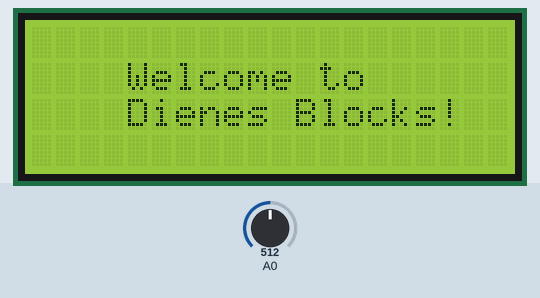
The sketch below on a simulated Arduino Uno, built with avr-gcc and run on an emulated ATmega328P. On the bench: 20×4 character LCD. The inputs (shaded band) are chosen by the test bench; at power-on: A0 = 512. What the sketch prints to the serial monitor is not drawn.

Above: at 0.1 s.
At 4.2 s:
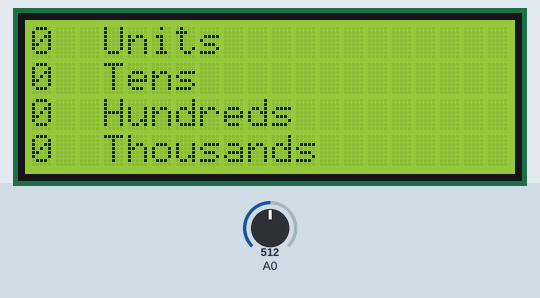
4.3 s: A0 set to 716
At 6.5 s:
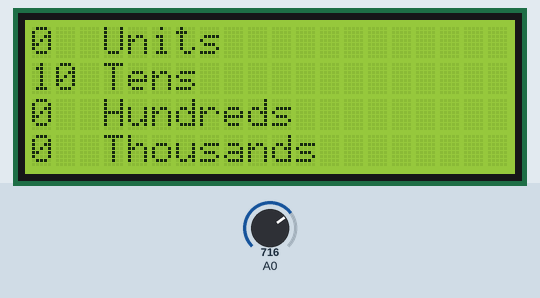
Timing chart, 0 to 8.0 s (numbered marks = the images above; inputs shaded):
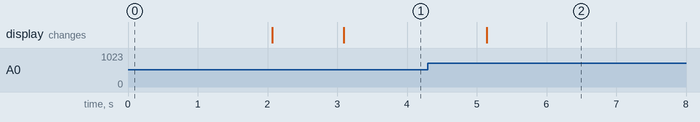

The sketch:

MUX8codeDigitalWrite.ino
```cpp
#include <LiquidCrystal.h>

LiquidCrystal lcd(8, 9, 10, 11, 12 , 13);

int S0 = 7;
int S1 = 6;
int S2 = 5;
int S3 = 4;

int muxValues[] = {0,0,0,0,0,0,0,0,0,0,0,0,0,0,0,0};
int muxThresholds[] = {0,0,0,0,0,0,0,0,0,0,0,0,0,0,0,0};//= {310,250,400,370,340,380,360,310,295,430};

// digital values to control 8 inputs
int d_bin[]={LOW,LOW,LOW,LOW,LOW,LOW,LOW,LOW,HIGH,HIGH,HIGH,HIGH,HIGH,HIGH,HIGH,HIGH};
int c_bin[]={LOW,LOW,LOW,LOW,HIGH,HIGH,HIGH,HIGH,LOW,LOW,LOW,LOW,HIGH,HIGH,HIGH,HIGH};
int b_bin[]={LOW,LOW,HIGH,HIGH,LOW,LOW,HIGH,HIGH,LOW,LOW,HIGH,HIGH,LOW,LOW,HIGH,HIGH};
int a_bin[]={LOW,HIGH,LOW,HIGH,LOW,HIGH,LOW,HIGH,LOW,HIGH,LOW,HIGH,LOW,HIGH,LOW,HIGH};

int i=0;
int a=0;
int a_val=0;
int b_val=0;
int c_val=0;
int d_val=0;


void setup()
{
 Serial.begin(9600);
 for (int a=4; a<8; a++)
  {
    pinMode(a, OUTPUT);
  }
  analogReference(EXTERNAL);

  lcd.begin(20,4);
  lcd.setCursor(4,1);  lcd.print("Welcome to");
  lcd.setCursor(4,2); lcd.print("Dienes Blocks!");
  delay(2000);
  lcd.clear();

  calibration();

}


void loop()
{

  for(i=0;i<=15;i++) {

    //select mux input
    a_val=a_bin[i];
    b_val=b_bin[i];
    c_val=c_bin[i];
    d_val=d_bin[i];

    digitalWrite(S0,a_val);
    digitalWrite(S1,b_val);
    digitalWrite(S2,c_val);
    digitalWrite(S3,d_val);


    muxValues[i] = analogRead(0);

  }


  a=0;
  if(muxValues[0] > muxThresholds[0]) a++;
  if(muxValues[1] > muxThresholds[1]) a++;
  if(muxValues[2] > muxThresholds[2]) a++;
  if(muxValues[3] > muxThresholds[3]) a++;
  if(muxValues[4] > muxThresholds[4]) a++;
  if(muxValues[5] > muxThresholds[5]) a++;
  if(muxValues[6] > muxThresholds[6]) a++;
  if(muxValues[7] > muxThresholds[7]) a++;
  if(muxValues[8] > muxThresholds[8]) a++;
  if(muxValues[9] > muxThresholds[9]) a++;

  lcd.clear();
  lcd.setCursor(0, 0); lcd.print("0"); lcd.setCursor(2, 0); lcd.print(" Units");

  lcd.setCursor(0, 1); lcd.print(a); lcd.setCursor(2, 1); lcd.print(" Tens");

  lcd.setCursor(0, 2); lcd.print("0"); lcd.setCursor(2, 2);lcd.print(" Hundreds");

  lcd.setCursor(0, 3); lcd.print("0"); lcd.setCursor(2, 3);lcd.print(" Thousands");

    Serial.print(" ");
    Serial.print("0"); Serial.print(" ");
    Serial.print(a); Serial.print(" ");
    Serial.print("0"); Serial.print(" ");
    Serial.println("0");


  //displayData();
  while((Serial.available() >0)){
    Serial.println(Serial.read());
  }
  Serial.println("-------------------------------------------------------------------");
delay(1000);


  //compare each input to threshold, if > increment counter

}

 void displayData()
// dumps captured data from array to serial monitor
{
  Serial.println();
  Serial.println("Values from multiplexer:");
  Serial.println("========================");
  for (int i = 0; i < 10; i++)
  {
    Serial.print("input I");
    Serial.print(i);
    Serial.print(" = ");
    Serial.println(muxValues[i]);
  }
  Serial.println("========================");
}

 //calibration of sensors (compensate for temperature errors). PLatform needs to be empty
 void calibration() {

   for(i=0;i<=9;i++) {
    //select mux input
    a_val=a_bin[i];
    b_val=b_bin[i];
    c_val=c_bin[i];
    d_val=d_bin[i];
    digitalWrite(S0,a_val);
    digitalWrite(S1,b_val);
    digitalWrite(S2,c_val);
    digitalWrite(S3,d_val);
    muxThresholds[i] = analogRead(0);
    muxThresholds[i] = muxThresholds[i] + 15;
    Serial.println(muxThresholds[i]);

    delay(100);
   }
 }
```

Measured:
- after the input at 4.3 s, the display: changes after 0.85 s (image 2)
